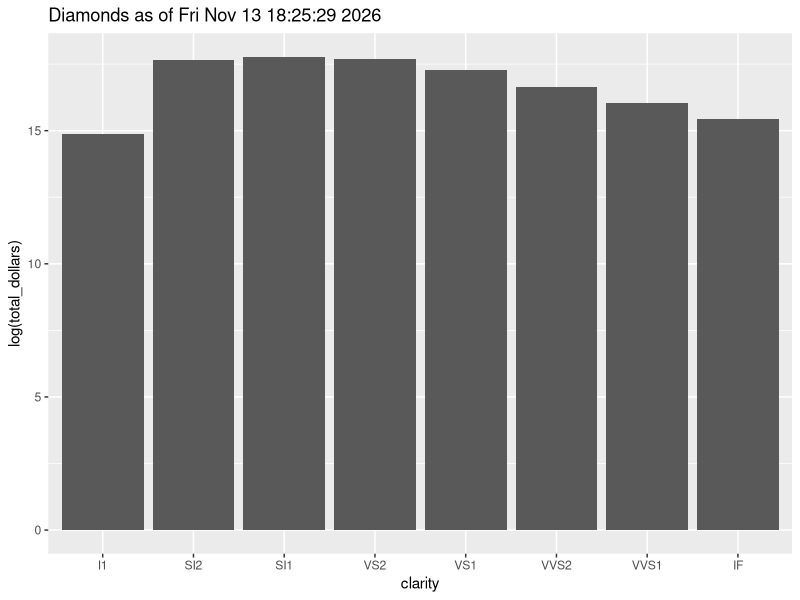

The R source for this figure:
## ---- chunk 1
knitr::opts_chunk$set(echo = TRUE)
## ---- chunk 2
library(ggplot2)
library(lubridate)
library(dplyr)

dia <- ggplot2::diamonds
## ---- chunk 3
now_ts <- timestamp(prefix = NULL, suffix = NULL)

dia |> 
  summarize(total_dollars = sum(price), .by = clarity) |>
  ggplot(aes(x = clarity, y = log(total_dollars))) +
  geom_col() +
  ggtitle(paste("Diamonds as of", now_ts))
